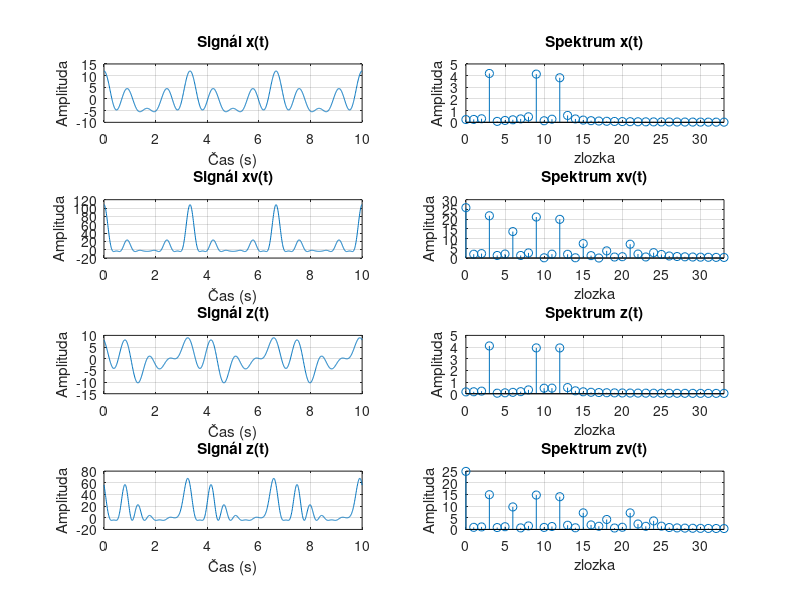

The MATLAB source for this figure:

C = 4;
f1 = 0.3;
f2 = 0.9;
f3 = 1.2;
A1 = 3;
A2 = 0.5;

t = 0:0.01:10; 

x = C * cos(2 * pi * f1 * t) + C * cos(2 * pi * f2 * t) + C * cos(2 * pi * f3 * t);

xv = A1 * x + A2 * x.^2;

z = C * cos(2 * pi * f1 * t) + C * cos(2 * pi * f2 * t + 0.5*pi) + C * cos(2 * pi * f3 * t);

zv = A1 * z + A2 * z.^2;

figure;
subplot(4,2,1);
plot(t, x);
title('Signál x(t)');
xlabel('Čas (s)');
ylabel('Amplituda');
grid on;

subplot(4,2,3);
plot(t, xv);
title('Signál xv(t)');
xlabel('Čas (s)');
ylabel('Amplituda');
grid on;

subplot(4,2,5);
plot(t, z);
title('Signál z(t)');
xlabel('Čas (s)');
ylabel('Amplituda');
grid on;

subplot(4,2,7);
plot(t, zv);
title('Signál z(t)');
xlabel('Čas (s)');
ylabel('Amplituda');
grid on;

t = 0:0.1:10; 
N = length(t);
x = C * cos(2 * pi * f1 * t) + C * cos(2 * pi * f2 * t) + C * cos(2 * pi * f3 * t);

xv = A1 * x + A2 * x.^2;

z = C * cos(2 * pi * f1 * t) + C * cos(2 * pi * f2 * t + 0.5*pi) + C * cos(2 * pi * f3 * t);

zv = A1 * z + A2 * z.^2;

x_spektr = 2*abs(fft(x,N))/N;
xv_spektr = 2*abs(fft(xv,N))/N;
z_spektr = 2*abs(fft(z,N))/(N);
zv_spektr = 2*abs(fft(zv,N))/N;


k = 0:N-1;
n = floor(N/3);
subplot(4,2,2);
stem(k, x_spektr);
title('Spektrum x(t)');
xlabel('zlozka');
ylabel('Amplituda');
xlim([0 n]);
grid on;

subplot(4,2,4);
stem(k, xv_spektr);
title('Spektrum xv(t)');
xlabel('zlozka');
ylabel('Amplituda');
xlim([0 n]);
grid on;

subplot(4,2,6);
stem(k, z_spektr);
title('Spektrum z(t)');
xlabel('zlozka');
ylabel('Amplituda');
xlim([0 n]);
grid on;

subplot(4,2,8);
stem(k, zv_spektr);
title('Spektrum zv(t)');
xlabel('zlozka');
ylabel('Amplituda');
xlim([0 n]);
grid on;

